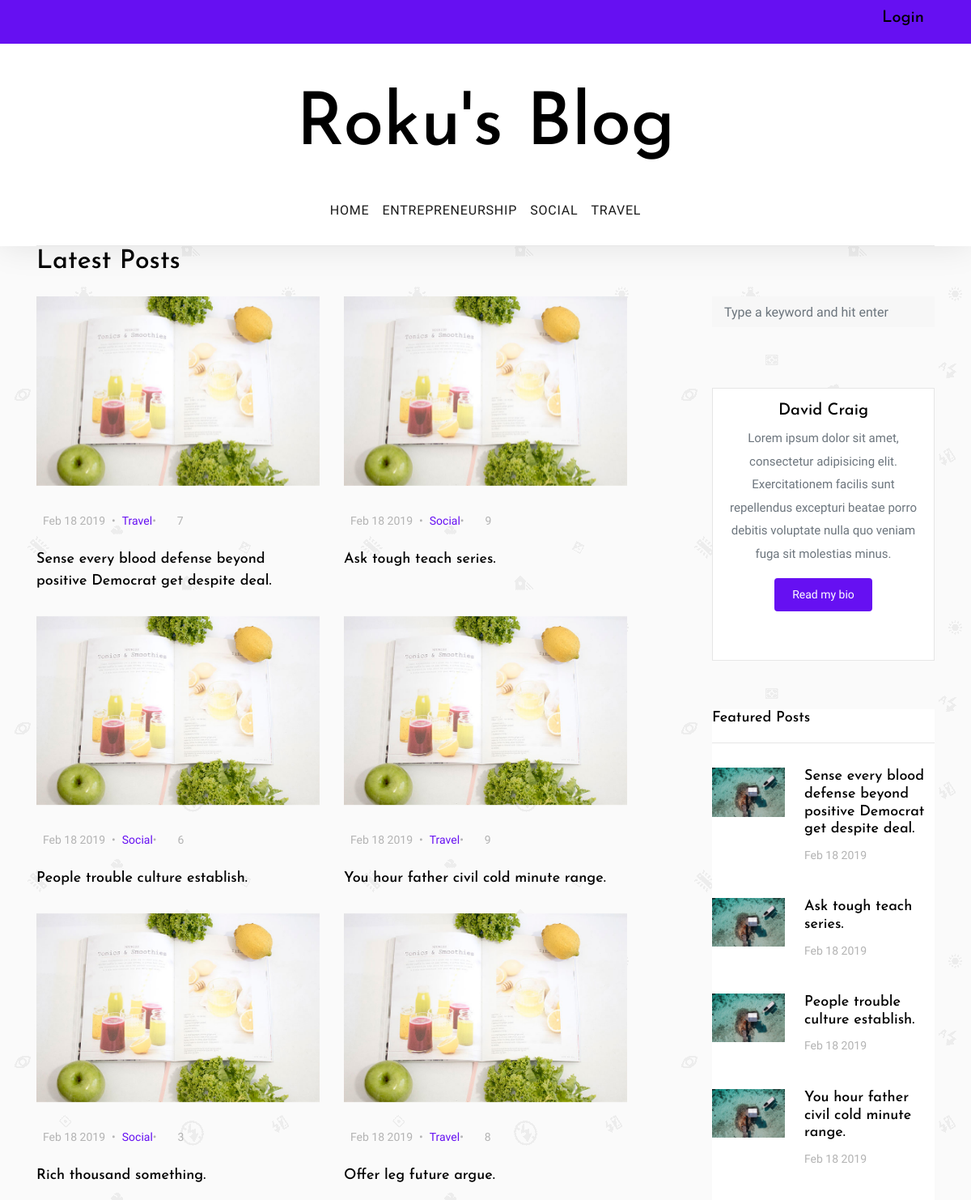
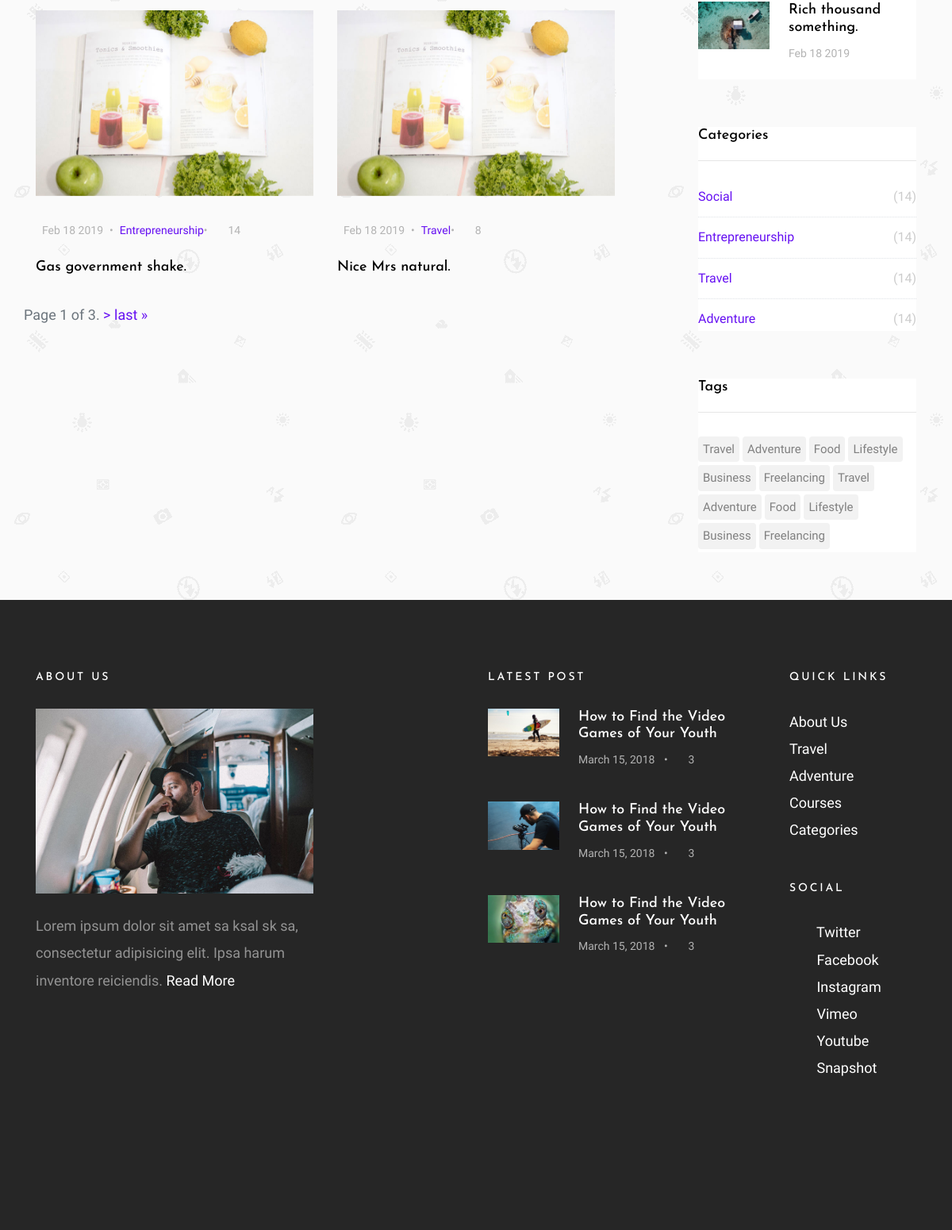
The page / on the database its author committed (2 pictures, top to bottom).
### blogmanagement/models.py (models this page shows, shortened)
class Post(models.Model):
    post_title = models.CharField(max_length=400)
    post_body = models.TextField()
    keywords = models.TextField()
    slug = models.CharField(max_length=100, default="", unique=True)
    author = models.ForeignKey(Author, on_delete=models.CASCADE, default=47)
    category = models.ForeignKey(Category, on_delete=models.CASCADE)
    status = models.ForeignKey(Status, on_delete=models.CASCADE)
    date_created = models.DateTimeField(default=timezone.now)
    date_published = models.DateTimeField(default=None, blank=True, null=True)
    is_featured = models.BooleanField(default=False)

class Category(models.Model):
    name = models.CharField(max_length=200)
    slug = models.CharField(max_length=100, default="")

### blogmanagement/views.py (the view)
# urls.py: path('', views.index, name='index'),
def index(request):
    temp = Paginator(Post.objects.filter(status__name="Published").order_by('-date_created'), 8)
    page = request.GET.get('page')
    posts_list = temp.get_page(page)
    featured_posts = Post.objects.filter(status__name="Published", is_featured=True).order_by('-date_created')[:5]
    categories_list = Category.objects.all()
    authors_list = Author.objects.all()
    return render(request, 'blogmanagement/public/posts.html',
                  {'posts': posts_list, 'featured_posts': featured_posts,
                   'authors': authors_list, 'categories': categories_list,
                   })

### blogmanagement/templates/blogmanagement/public/posts.html (shortened to what this page needs)
{% extends 'blogmanagement/layouts/master_layout.html' %}
{% load static %}
{% block posts %}
    {% for post in posts %}
                <div class="col-md-6">
                  <a href="{% url 'blogmanagement:post_detail' post.slug %}" class="blog-entry element-animate fadeIn element-animated" data-animate-effect="fadeIn">
                      <img src="{% static 'blogmanagement/images/img_5.jpg' %}" alt="Image placeholder"></a>
                    <div class="blog-content-body">
                      <div class="post-meta">
                        <span class="mr-2">{{ post.date_created|date:"M d Y" }}</span>•<span class="ml-2"><a href="{% url 'blogmanagement:posts_by_category' post.category.slug %}">{{ post.category.name }}</a></span>•
                          <span class="ml-2"><span class="fa fa-comments"></span> {{ post.comment_set.count }}</span>
                      </div>
                        <a href="{% url 'blogmanagement:post_detail' post.slug %}" class="blog-entry element-animate fadeIn element-animated" data-animate-effect="fadeIn"><h2>{{ post.post_title }}</h2></a>
                    </div>
                </div>
    {% endfor %}
        <span class="step-links">
        <span class="current">
            Page {{ posts.number }} of {{ posts.paginator.num_pages }}.
        </span>
        {% if posts.has_next %}
            <a href="?page={{ posts.next_page_number }}"> > </a>
            <a href="?page={{ posts.paginator.num_pages }}">last &raquo;</a>
        {% endif %}
    </span>
{% endblock %}
{% block featured_posts %}
    {% for post in featured_posts %}
    <li>
        <a href="{% url 'blogmanagement:post_detail' post.slug %}">
            <img src="{% static 'blogmanagement/images/img_12.jpg' %}" alt="Image placeholder" class="mr-4">
            <div class="text">
                <h4>{{ post.post_title }}</h4>
                <div class="post-meta">
                    <span class="mr-2">{{ post.date_created|date:"M d Y" }}</span>
                </div>
            </div>
        </a>
    </li>
    {% endfor %}
{% endblock %}
{% block categories_down %}
    {% for category in categories %}
                  <li><a href="{% url 'blogmanagement:posts_by_category' category.slug %}">{{ category.name }} <span>(14)</span></a></li>
    {% endfor %}
{% endblock %}

### blogmanagement/templates/blogmanagement/layouts/master_layout.html (shortened to what this page needs)
{% include 'blogmanagement/layouts/blog_header.html' %}
{% load static %}
      <section class="site-section py-sm">
        <div class="container">
          <div class="row">
            <div class="col-md-6">
              <h2 class="mb-4">Latest Posts</h2>
            </div>
          </div>
          <div class="row blog-entries">
            <div class="col-md-12 col-lg-8 main-content">
              <div class="row">
                    {% block posts %}
                    {% endblock %}
              </div>
              <div class="row mt-5">
                <div class="col-md-12 text-center">
                </div>
              </div>
            </div>
            <div class="col-md-12 col-lg-4 sidebar">
              <div class="sidebar-box search-form-wrap">
                <form action="#" class="search-form">
                  <div class="form-group">
                    <span class="icon fa fa-search"></span>
                    <input type="text" class="form-control" id="s" placeholder="Type a keyword and hit enter">
                  </div>
                </form>
              </div>
              <div class="sidebar-box">
                <div class="bio text-center">
                  <div class="bio-body">
                    <h2>David Craig</h2>
                    <p>Lorem ipsum dolor sit amet, consectetur adipisicing elit. Exercitationem facilis sunt repellendus excepturi beatae porro debitis voluptate nulla quo veniam fuga sit molestias minus.</p>
                    <p><a href="#" class="btn btn-primary btn-sm rounded">Read my bio</a></p>
                    <p class="social">
                      <a href="#" class="p-2"><span class="fa fa-facebook"></span></a>
                      <a href="#" class="p-2"><span class="fa fa-twitter"></span></a>
                      <a href="#" class="p-2"><span class="fa fa-instagram"></span></a>
                      <a href="#" class="p-2"><span class="fa fa-youtube-play"></span></a>
                    </p>
                  </div>
                </div>
              </div>
              <div class="sidebar-box">
                <h3 class="heading">Featured Posts</h3>
                <div class="post-entry-sidebar">
                  <ul>
                      {% block featured_posts %}
                      {% endblock %}
                  </ul>
                </div>
              </div>
              <div class="sidebar-box">
                <h3 class="heading">Categories</h3>
                <ul class="categories">
                    {% block categories_down %}
                    {% endblock %}
                  <li><a href="#">Adventure <span>(14)</span></a></li>
                </ul>
              </div>
              <div class="sidebar-box">
                <h3 class="heading">Tags</h3>
                <ul class="tags">
                  <li><a href="#">Travel</a></li>
                  <li><a href="#">Adventure</a></li>
                  <li><a href="#">Food</a></li>
                  <li><a href="#">Lifestyle</a></li>
                  <li><a href="#">Business</a></li>
                  <li><a href="#">Freelancing</a></li>
                  <li><a href="#">Travel</a></li>
                  <li><a href="#">Adventure</a></li>
                  <li><a href="#">Food</a></li>
                  <li><a href="#">Lifestyle</a></li>
                  <li><a href="#">Business</a></li>
                  <li><a href="#">Freelancing</a></li>
                </ul>
              </div>
            </div>
          </div>
        </div>
      </section>
{% include 'blogmanagement/layouts/blog_footer.html' %}

### blogmanagement/templates/blogmanagement/layouts/blog_header.html (shortened to what this page needs)
{% load static %}
<head>
    <link rel="stylesheet" href="{% static 'blogmanagement/css/bootstrap.css' %}">
    <link rel="stylesheet" href="{% static 'blogmanagement/css/animate.css' %}">
    <link rel="stylesheet" href="{% static 'blogmanagement/css/owl.carousel.min.css' %}">
    <link rel="stylesheet" href="{% static 'blogmanagement/fonts/ionicons/css/ionicons.min.css' %}">
    <link rel="stylesheet" href="{% static 'blogmanagement/fonts/fontawesome/css/font-awesome.min.css' %}">
    <link rel="stylesheet" href="{% static 'blogmanagement/fonts/flaticon/font/flaticon.css' %}">
    <link rel="stylesheet" href="{% static 'blogmanagement/css/style.css' %}">
  </head>
  <body>
    <div class="wrap">
      <header role="banner">
        <div class="top-bar">
          <div class="container">
            <div class="row">
              <div class="col-11 social">
                <a href="#"><span class="fa fa-twitter"></span></a>
                <a href="#"><span class="fa fa-facebook"></span></a>
                <a href="#"><span class="fa fa-instagram"></span></a>
                <a href="#"><span class="fa fa-youtube-play"></span></a>
              </div>
              <div class="col-1 search-top">
                  {% if not request.user.is_authenticated %}
                      <a href="{% url 'blogmanagement:login' %}"><h5>Login</h5></a>
                    {% else %}
                      <a href="{% url 'blogmanagement:logout' %}"><h5>Logout</h5></a>
                  {% endif %}
              </div>
            </div>
          </div>
        </div>
        <div class="container logo-wrap">
          <div class="row pt-5">
            <div class="col-12 text-center">
              <h1 class="site-logo"><a href="{% url 'blogmanagement:index' %}">Roku's Blog</a></h1>
            </div>
          </div>
        </div>
        <nav class="navbar navbar-expand-md  navbar-light bg-light">
          <div class="container">
            <div class="collapse navbar-collapse" id="navbarMenu">
              <ul class="navbar-nav mx-auto">
                  <li class="nav-item">
                      <a class="nav-link active" href="{% url 'blogmanagement:index' %}">Home</a>
                  </li>
                  <li class="nav-item">
                      <a class="nav-link active" href="{% url 'blogmanagement:posts_by_category' 'entrepreneurship' %}">Entrepreneurship</a>
                  </li>
                  <li class="nav-item">
                      <a class="nav-link active" href="{% url 'blogmanagement:posts_by_category' 'social' %}">Social</a>
                  </li>
                  <li class="nav-item">
                      <a class="nav-link active" href="{% url 'blogmanagement:posts_by_category' 'travel' %}">Travel</a>
                  </li>
              </ul>
            </div>
          </div>
        </nav>
      </header>
    </div>

### blogmanagement/templates/blogmanagement/layouts/blog_footer.html (shortened to what this page needs)
{% load static %}
      <footer class="site-footer">
        <div class="container">
          <div class="row mb-5">
            <div class="col-md-4">
              <h3>About Us</h3>
              <p class="mb-4">
                <img src="{% static 'blogmanagement/images/img_1.jpg' %}" alt="Image placeholder" class="img-fluid">
              </p>
              <p>Lorem ipsum dolor sit amet sa ksal sk sa, consectetur adipisicing elit. Ipsa harum inventore reiciendis. <a href="#">Read More</a></p>
            </div>
            <div class="col-md-6 ml-auto">
              <div class="row">
                <div class="col-md-7">
                  <h3>Latest Post</h3>
                  <div class="post-entry-sidebar">
                    <ul>
                      <li>
                        <a href="">
                          <img src="{% static 'blogmanagement/images/img_6.jpg' %}" alt="Image placeholder" class="mr-4">
                          <div class="text">
                            <h4>How to Find the Video Games of Your Youth</h4>
                            <div class="post-meta">
                              <span class="mr-2">March 15, 2018 </span> •
                              <span class="ml-2"><span class="fa fa-comments"></span> 3</span>
                            </div>
                          </div>
                        </a>
                      </li>
                      <li>
                        <a href="">
                          <img src="{% static 'blogmanagement/images/img_3.jpg' %}" alt="Image placeholder" class="mr-4">
                          <div class="text">
                            <h4>How to Find the Video Games of Your Youth</h4>
                            <div class="post-meta">
                              <span class="mr-2">March 15, 2018 </span> •
                              <span class="ml-2"><span class="fa fa-comments"></span> 3</span>
                            </div>
                          </div>
                        </a>
                      </li>
                      <li>
                        <a href="">
                          <img src="{% static 'blogmanagement/images/img_4.jpg' %}" alt="Image placeholder" class="mr-4">
                          <div class="text">
                            <h4>How to Find the Video Games of Your Youth</h4>
                            <div class="post-meta">
                              <span class="mr-2">March 15, 2018 </span> •
                              <span class="ml-2"><span class="fa fa-comments"></span> 3</span>
                            </div>
                          </div>
                        </a>
                      </li>
                    </ul>
                  </div>
                </div>
                <div class="col-md-1"></div>
                <div class="col-md-4">
                  <div class="mb-5">
                    <h3>Quick Links</h3>
                    <ul class="list-unstyled">
                      <li><a href="#">About Us</a></li>
                      <li><a href="#">Travel</a></li>
                      <li><a href="#">Adventure</a></li>
                      <li><a href="#">Courses</a></li>
                      <li><a href="#">Categories</a></li>
                    </ul>
                  </div>
                  <div class="mb-5">
                    <h3>Social</h3>
                    <ul class="list-unstyled footer-social">
                      <li><a href="#"><span class="fa fa-twitter"></span> Twitter</a></li>
                      <li><a href="#"><span class="fa fa-facebook"></span> Facebook</a></li>
                      <li><a href="#"><span class="fa fa-instagram"></span> Instagram</a></li>
                      <li><a href="#"><span class="fa fa-vimeo"></span> Vimeo</a></li>
                      <li><a href="#"><span class="fa fa-youtube-play"></span> Youtube</a></li>
                      <li><a href="#"><span class="fa fa-snapchat"></span> Snapshot</a></li>
                    </ul>
                  </div>
                </div>
              </div>
            </div>
          </div>
        </div>
      </footer>

### rows shown on the page
Post: date_created "Feb 18 2019", category.name "Travel", comment_set.count "7", post_title "Sense every blood defense beyond positive Democrat get despite deal."
Post: date_created "Feb 18 2019", category.name "Social", comment_set.count "9", post_title "Ask tough teach series."
Post: date_created "Feb 18 2019", category.name "Social", comment_set.count "6", post_title "People trouble culture establish."
Post: date_created "Feb 18 2019", category.name "Travel", comment_set.count "9", post_title "You hour father civil cold minute range."
Post: date_created "Feb 18 2019", category.name "Social", comment_set.count "3", post_title "Rich thousand something."
Post: date_created "Feb 18 2019", category.name "Travel", comment_set.count "8", post_title "Offer leg future argue."
Post: date_created "Feb 18 2019", category.name "Entrepreneurship", comment_set.count "14", post_title "Gas government shake."
Post: date_created "Feb 18 2019", category.name "Travel", comment_set.count "8", post_title "Nice Mrs natural."
Category: name "Social"
Category: name "Entrepreneurship"
Category: name "Travel"

### other values the page prints
{{ posts.number }} "1"
{{ posts.paginator.num_pages }} "3"
